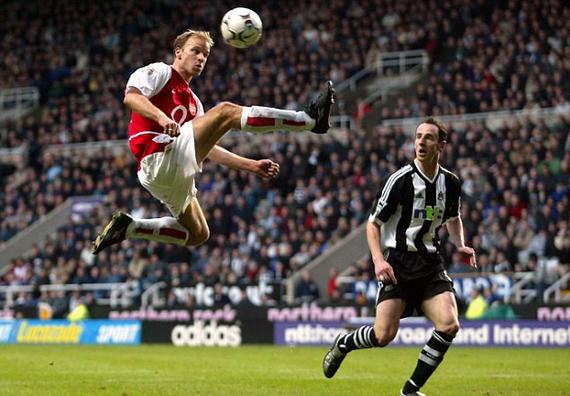
#> input picture data/bergcamp.jpg, 570 x 396 px
$ python demo.py --first ../data/bergcamp.jpg --second ../data/bergcamp.jpg
#> lines starting #> are read from the running program, lines starting #| are printed output that depends on the picture
### stitch/panorama.py

# import the necessary packages
import numpy as np
import cv2

class Stitcher:
    def __init__(self):
        # determine if we are using OpenCV v3.X
        print("--init--")

    # ransacReprojThreshold
    # Maximum allowed reprojection error to treat a point pair as an inlier (used in the RANSAC method only).
    # That is, if dstPoint - srcPoint * H > ransacReprojThreshold
    # then the point  i is considered an outlier.
    # If srcPoints and dstPoints are measured in pixels,
    # it usually makes sense to set this parameter somewhere in the range of 1 to 10.
    def stitch(self, images, ratio = 0.75, reprojThresh = 4.0, showMatches = False):
        # unpack the images, then detect keypoints and extract
        # local invariant descriptors from them
        (imageB, imageA) = images
        (kpsA, featuresA) = self.detectAndDescribe(imageA)
        (kpsB, featuresB) = self.detectAndDescribe(imageB)

        # match features between the two images
        M = self.matchKeypoints(imageA, kpsA, imageB, kpsB,
            featuresA, featuresB, ratio, reprojThresh)
        # if the match is None, then there aren't enough matched
        # keypoints to create a panorama
        if M is None:
            return None
        # otherwise, apply a perspective warp to stitch the images
        # together
        (matches, H, status) = M
        (hA, wA) = imageA.shape[:2]
        (hB, wB) = imageB.shape[:2]
        result = cv2.warpPerspective(imageA, H, (wA + wB, hA))
        result[0:hB, 0:wB] = imageB
        # check to see if the keypoint matches should be visualized
        if showMatches:
            vis = self.drawMatches(imageA, imageB, kpsA, kpsB, matches,
                status)
            # return a tuple of the stitched image and the
            # visualization
            return (result, vis)
        # return the stitched image
        return result

    # [10 lines left out: function filterKeypoints, not called in this run]

    #提取关键点和特征
    def detectAndDescribe(self, image):
        # detect and extract features from the image
        descriptor = cv2.xfeatures2d.SIFT_create()
        (kps, features) = descriptor.detectAndCompute(image, None)
        kps = np.float32([kp.pt for kp in kps])

        # return a tuple of keypoints and features
        return (kps, features)

    def matchKeypoints(self, imageA, kpsA, imageB, kpsB, featuresA, featuresB,
        ratio, reprojThresh):
        # compute the raw matches and initialize the list of actual
        # matches
        matcher = cv2.DescriptorMatcher_create("BruteForce")
        rawMatches = matcher.knnMatch(featuresA, featuresB, 2)

        # add a filter to matched points by height / 2
        (h, w) = imageA.shape[:2]
        half_height = h / 2;

        matches = []
        # loop over the raw matches
        for m in rawMatches:
            # ensure the distance is within a certain ratio of each
            # other (i.e. Lowe's ratio test)
            if len(m) == 2 and m[0].distance < m[1].distance * ratio:
                point = kpsA[m[0].queryIdx]
                #print(point)
                #if (point[1] > half_height):
                matches.append((m[0].trainIdx, m[0].queryIdx))
        # computing a homography requires at least 4 matches
        if len(matches) > 4:
            # construct the two sets of points
            ptsA = np.float32([kpsA[i] for (_, i) in matches])
            ptsB = np.float32([kpsB[i] for (i, _) in matches])
            # compute the homography between the two sets of points
            (H, status) = cv2.findHomography(ptsA, ptsB, cv2.RANSAC,
                reprojThresh)
            # return the matches along with the homograpy matrix
            # and status of each matched point
            return (matches, H, status)
        # otherwise, no homograpy could be computed
        return None

    # return image of image1+image2+match line
    def drawMatches(self, imageA, imageB, kpsA, kpsB, matches, status):
        # initialize the output visualization image
        (hA, wA) = imageA.shape[:2]
        (hB, wB) = imageB.shape[:2]
        vis = np.zeros((max(hA, hB), wA + wB, 3), dtype="uint8")
        vis[0:hA, 0:wA] = imageA
        vis[0:hB, wA:] = imageB
        # loop over the matches
        for ((trainIdx, queryIdx), s) in zip(matches, status):
            # only process the match if the keypoint was successfully
            # matched
            if s == 1:
                # draw the match
                ptA = (int(kpsA[queryIdx][0]), int(kpsA[queryIdx][1]))
                ptB = (int(kpsB[trainIdx][0]) + wA, int(kpsB[trainIdx][1]))
                #red circle, red line,
                cv2.line(vis, ptA, ptB, (0, 0, 255), 1)
                cv2.circle(vis, ptA, 2, (0, 0, 255), 1)
                cv2.circle(vis, ptB, 2, (0, 0, 255), 1)
        # return the visualization
        return vis


### stitch/demo.py
# import the necessary packages
from panorama import Stitcher
import argparse
import imutils
import cv2

# construct the argument parse and parse the arguments
ap = argparse.ArgumentParser()
ap.add_argument("-f", "--first", required = True,
    help = "path to the first image")
ap.add_argument("-s", "--second", required = True,
    help= "path to the second image")
args = vars(ap.parse_args())
# load the two images and resize them to have a width of 400 pixels
# (for faster processing)
imageA = cv2.imread(args["first"])
#> imageA is the input picture: shape (396, 570, 3); mean B, G, R 69.7, 83.3, 88.7
imageB = cv2.imread(args["second"])
imageA = imutils.resize(imageA, width = 400)
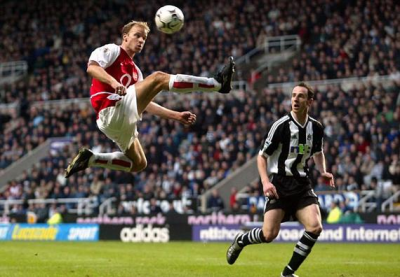
#> imageA: shape (277, 400, 3); mean B, G, R 69.7, 83.3, 88.7
imageB = imutils.resize(imageB, width = 400)

# stitch the images together to create a panorama
stitcher = Stitcher()
(result, vis) = stitcher.stitch([imageA, imageB], ratio = 0.5, reprojThresh = 1.0, showMatches = True)
#> in detectAndDescribe, `(kps, features) = descriptor.detectAndCompute(image, None)`: kps = 2160 keypoints; strongest (x, y, size): (275, 169, 4.7), (164, 13, 10.7), (288, 161, 4.8), (302, 173, 3.8)
#> in detectAndDescribe, `kps = np.float32([kp.pt for kp in kps])`: kps = 2160 pairs, first value 2.41 to 397.1, second value 2.79 to 267.5
#> in stitch, `(kpsA, featuresA) = self.detectAndDescribe(imageA)`: kpsA has the same summary as kps in detectAndDescribe
#> in detectAndDescribe (call 2), `(kps, features) = descriptor.detectAndCompute(image, None)`: kps = 2160 keypoints; strongest (x, y, size): (275, 169, 4.7), (164, 13, 10.7), (288, 161, 4.8), (302, 173, 3.8)
#> in stitch, `(kpsB, featuresB) = self.detectAndDescribe(imageB)`: kpsB = 2160 pairs, first value 2.41 to 397.1, second value 2.79 to 267.5
#> in matchKeypoints, `rawMatches = matcher.knnMatch(featuresA, featuresB, 2)`: rawMatches = 2160 matches
#> the loop in matchKeypoints, `for m in rawMatches: # ensure the distance is within a certain ratio o..` made 2160 passes
#> point on passes 1 to 12: [2.41, 156.9], [2.84, 226], [3.02, 143], [5.14, 198.3], [5.32, 42.14], [5.42, 158.6], [5.55, 101], [5.6, 221.3], [5.75, 73.43], [5.75, 73.43], [5.87, 186.2], [5.87, 186.2]
#> after the loop in matchKeypoints, `for m in rawMatches:`: matches = 2160 pairs, first value 0 to 2159, second value 0 to 2159
#> in matchKeypoints, `ptsA = np.float32([kpsA[i] for (_, i) in matches])`: ptsA has the same summary as kpsB in stitch
#> in matchKeypoints, `ptsB = np.float32([kpsB[i] for (i, _) in matches])`: ptsB has the same summary as kpsB in stitch
#> in matchKeypoints, `(H, status) = cv2.findHomography(ptsA, ptsB, cv2.RANSAC, reprojThresh)`: H = [[1, 1.16e-15, -1.49e-13], [7.4e-16, 1, -2.64e-14], [5.86e-18, 5.44e-18, 1]]; status = 2160 values from 1 to 1
#> in stitch, `result = cv2.warpPerspective(imageA, H, (wA + wB, hA))`:
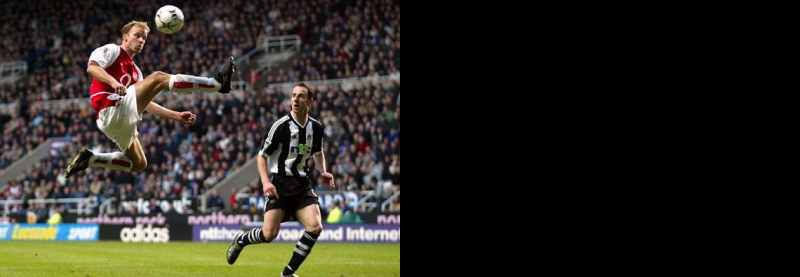
#> result: shape (277, 800, 3); mean B, G, R 34.8, 41.6, 44.3
#> in drawMatches, `vis[0:hB, wA:] = imageB`:
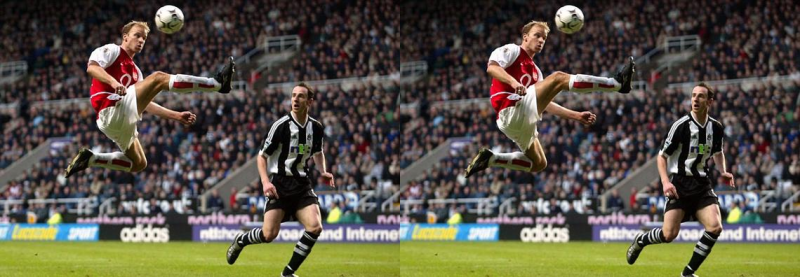
#> vis: shape (277, 800, 3); mean B, G, R 69.7, 83.3, 88.7
#> the loop in drawMatches, `for ((trainIdx, queryIdx), s) in zip(matches, status):` made 2160 passes
#> (ptA, ptB) on passes 1 to 12: ((2, 156), (402, 156)), ((2, 226), (402, 226)), ((3, 142), (403, 142)), ((5, 198), (405, 198)), ((5, 42), (405, 42)), ((5, 158), (405, 158)), ((5, 100), (405, 100)), ((5, 221), (405, 221)), ((5, 73), (405, 73)), ((5, 73), (405, 73)), ((5, 186), (405, 186)), ((5, 186), (405, 186))
#> ptA on pass 100: (26, 53)
#> after the loop in drawMatches, `for ((trainIdx, queryIdx), s) in zip(matches, status):`:
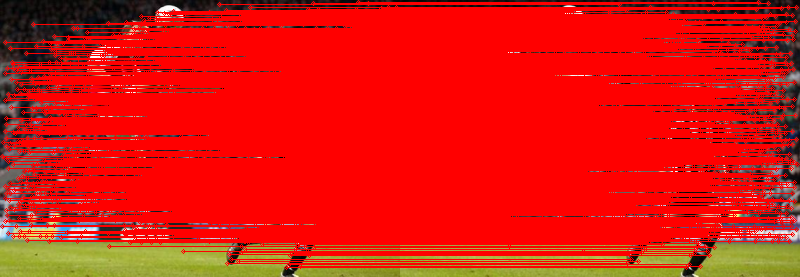
#> vis: shape (277, 800, 3); mean B, G, R 14.1, 23.8, 218.3

# show the images
cv2.imshow("Image A", imageA)
cv2.imshow("Image B", imageB)
cv2.imshow("Keypoint Matches", vis)
cv2.imshow("Result", result)
cv2.waitKey(0)
